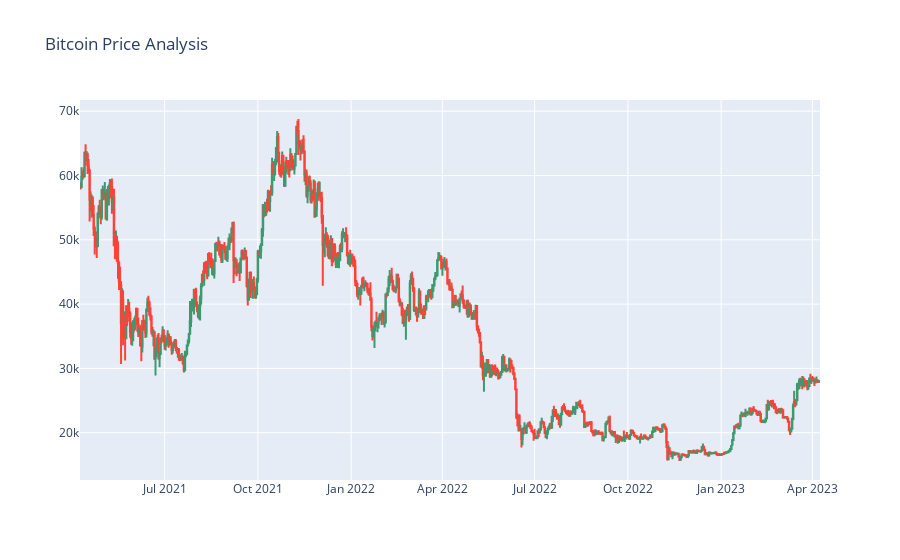

Notebook code cell kept with this figure:
### Markdown cell above
Visualize the change in bitcoin prices till today by using a candlestick chart:

### Code cell
import plotly.graph_objects as go
figure = go.Figure(data=[go.Candlestick(x=data["Date"],
                                        open=data["Open"], 
                                        high=data["High"],
                                        low=data["Low"], 
                                        close=data["Close"])])
figure.update_layout(title = "Bitcoin Price Analysis", 
                     xaxis_rangeslider_visible=False)
figure.show()

### Figure 1 — Plotly figure (JSON) as saved in the notebook; plotly's stock layout.template omitted (floating-point values rounded to 4 significant figures; data arrays with more than 128 entries replaced by an {"elided": "..."} marker saying what was removed)
{"data": [{"close": {"elided": "730 float values"}, "high": {"elided": "730 float values"}, "low": {"elided": "730 float values"}, "open": {"elided": "730 float values"}, "type": "candlestick", "x": {"elided": "730 str values"}}], "layout": {"title": {"text": "Bitcoin Price Analysis"}, "xaxis": {"rangeslider": {"visible": false}}}}
